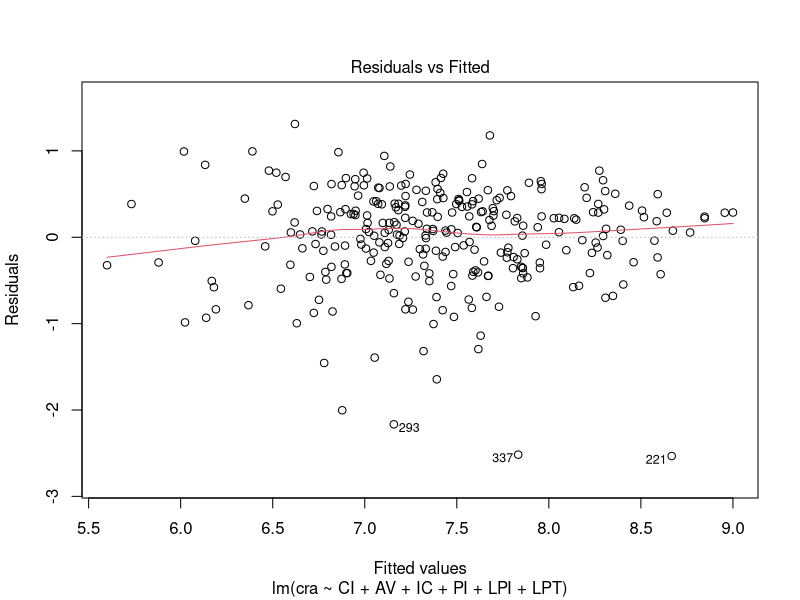
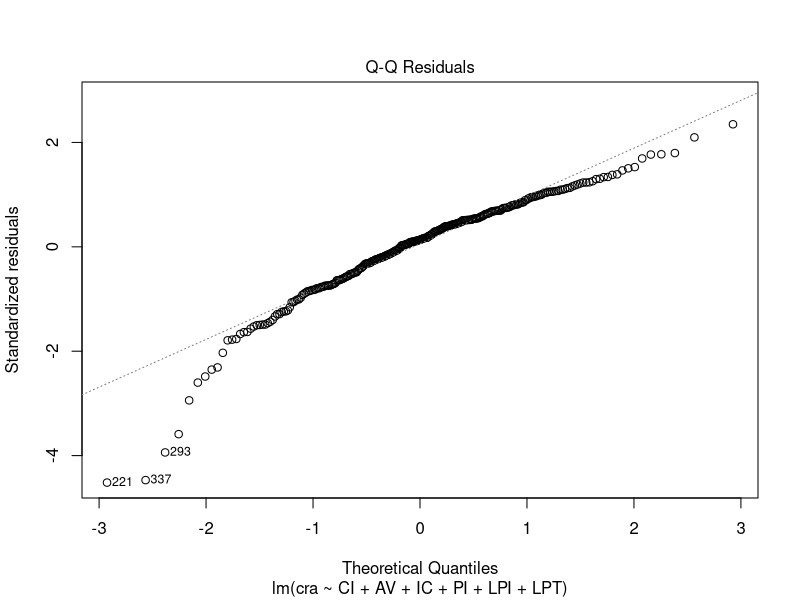
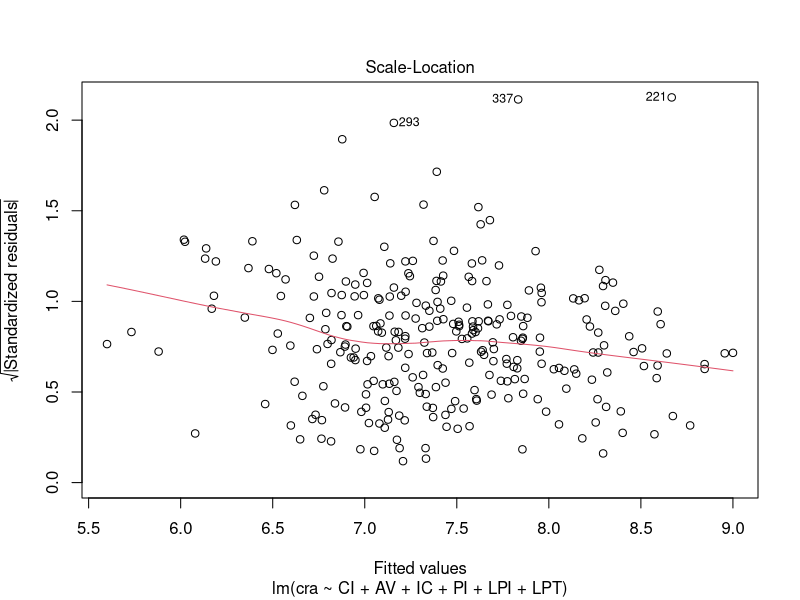
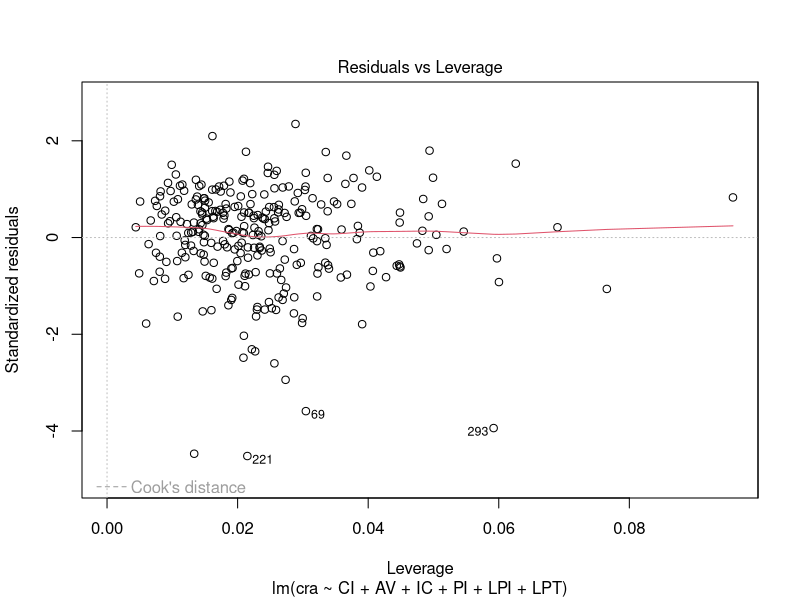

Reproduce these figures in R, in order.
## ---- chunk 1

library(readr)
library(dplyr)
graduados <- read_csv("graduados.csv", col_types = cols(matricula = col_character())) %>%
  mutate(matricula = as.factor(matricula))
head(graduados)

## ---- chunk 2

str(graduados)
summary(graduados)
View(graduados)
graduados <- graduados %>%
  arrange(matricula)

## ---- chunk 3

graduados.clean <- graduados %>%
  filter(!is.na(media))

summary(graduados.clean)
View(graduados.clean)

## ---- chunk 4

graduados.cra <- graduados.clean %>%
  group_by(matricula) %>%
  mutate(cra.contrib = media*creditos) %>%
  summarise(cra = sum(cra.contrib)/sum(creditos))

head(graduados.cra)

## ---- chunk 5

library(reshape2)

graduados.model.input <- graduados.clean %>%
  group_by(matricula,disciplina)  %>%
  filter(media == max(media)) %>%
  ungroup() %>%
  select(matricula,disciplina,media) %>% 
  mutate(disciplina = as.factor(gsub(" ",".",disciplina))) %>%
  dcast(matricula ~ disciplina, mean) %>%
  merge(graduados.cra)

head(graduados.model.input)
View(graduados.model.input)
## ---- chunk 6
#primeiro periodo
CI <- graduados.model.input$Cálculo.Diferencial.e.Integral.I
AV <- graduados.model.input$Álgebra.Vetorial.e.Geometria.Analítica
IC <- graduados.model.input$Introdução.à.Computação  
LPI <- graduados.model.input$Laboratório.de.Programação.I
PI <- graduados.model.input$Programação.I
LPT <- graduados.model.input$Leitura.e.Produção.de.Textos
  
#segundo periodo

TG <- graduados.model.input$Teoria.dos.Grafos    
PII <- graduados.model.input$Programação.II  
LPII <- graduados.model.input$Laboratório.de.Programação.II
CII <- graduados.model.input$Cálculo.Diferencial.e.Integral.II  
FFC <- graduados.model.input$Fundamentos.de.Física.Clássica   
MD <- graduados.model.input$Matemática.Discreta 


  
## ---- chunk 7

mycra <- lm(cra~CI + AV+ IC + PI + LPI + LPT, graduados.model.input)
summary(mycra)

a <- plot(mycra)
abline(a)

  
## ---- chunk 8

mycra <- lm(cra~CI + AV+ IC + LPI + PI + LPT, graduados.model.input)
summary(mycra)
  
